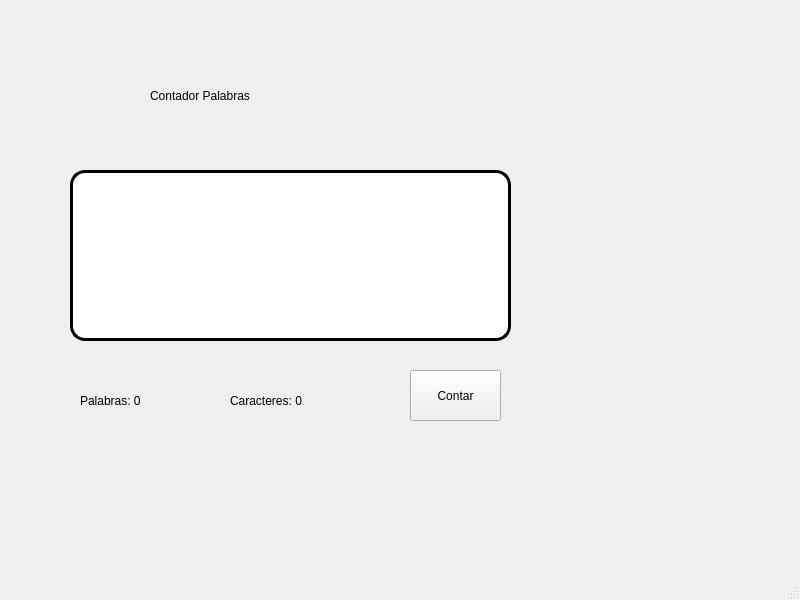
<?xml version="1.0" encoding="UTF-8"?>
<ui version="4.0">
 <class>MainWindow</class>
 <widget class="QMainWindow" name="MainWindow">
  <property name="geometry">
   <rect>
    <x>0</x>
    <y>0</y>
    <width>800</width>
    <height>600</height>
   </rect>
  </property>
  <property name="windowTitle">
   <string>MainWindow</string>
  </property>
  <widget class="QWidget" name="centralwidget">
   <widget class="QLabel" name="label">
    <property name="geometry">
     <rect>
      <x>150</x>
      <y>30</y>
      <width>271</width>
      <height>131</height>
     </rect>
    </property>
    <property name="styleSheet">
     <string notr="true">font: 20pt &quot;Segoe UI Historic&quot;;
</string>
    </property>
    <property name="text">
     <string>Contador Palabras</string>
    </property>
   </widget>
   <widget class="QPushButton" name="btnContar">
    <property name="geometry">
     <rect>
      <x>410</x>
      <y>370</y>
      <width>91</width>
      <height>51</height>
     </rect>
    </property>
    <property name="styleSheet">
     <string notr="true">font: 75 15pt &quot;Palatino Linotype&quot;;</string>
    </property>
    <property name="text">
     <string>Contar</string>
    </property>
   </widget>
   <widget class="QLineEdit" name="edtCaracteres">
    <property name="geometry">
     <rect>
      <x>70</x>
      <y>170</y>
      <width>441</width>
      <height>171</height>
     </rect>
    </property>
    <property name="styleSheet">
     <string notr="true">border-radius:15px;
border: 3px solid</string>
    </property>
   </widget>
   <widget class="QLabel" name="tvPalabras">
    <property name="geometry">
     <rect>
      <x>80</x>
      <y>380</y>
      <width>121</width>
      <height>41</height>
     </rect>
    </property>
    <property name="styleSheet">
     <string notr="true">font: 75 18pt &quot;Palatino Linotype&quot;;</string>
    </property>
    <property name="text">
     <string>Palabras: 0</string>
    </property>
   </widget>
   <widget class="QLabel" name="tvCaracteres">
    <property name="geometry">
     <rect>
      <x>230</x>
      <y>380</y>
      <width>171</width>
      <height>41</height>
     </rect>
    </property>
    <property name="styleSheet">
     <string notr="true">font: 75 18pt &quot;Palatino Linotype&quot;;
</string>
    </property>
    <property name="text">
     <string>Caracteres: 0</string>
    </property>
   </widget>
  </widget>
  <widget class="QMenuBar" name="menubar">
   <property name="geometry">
    <rect>
     <x>0</x>
     <y>0</y>
     <width>800</width>
     <height>26</height>
    </rect>
   </property>
  </widget>
  <widget class="QStatusBar" name="statusbar"/>
 </widget>
 <resources/>
 <connections/>
</ui>
